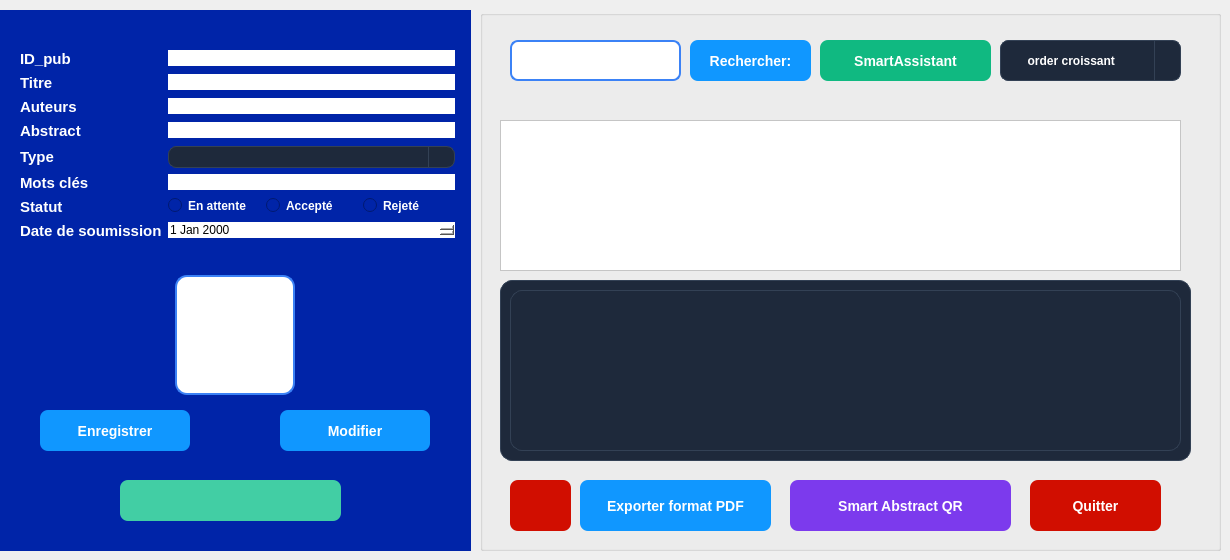
     <widget class="QWidget" name="stackedWidgetPage2">
      <widget class="QGroupBox" name="groupBox_2">
       <property name="geometry">
        <rect>
         <x>0</x>
         <y>10</y>
         <width>471</width>
         <height>541</height>
        </rect>
       </property>
       <property name="styleSheet">
        <string notr="true">background-color: rgb(0, 36, 168);
border: #A8D3F0;</string>
       </property>
       <property name="title">
        <string/>
       </property>
       <widget class="QWidget" name="formLayoutWidget">
        <property name="geometry">
         <rect>
          <x>20</x>
          <y>40</y>
          <width>435</width>
          <height>261</height>
         </rect>
        </property>
        <layout class="QFormLayout" name="formLayout">
         <item row="0" column="0">
          <widget class="QLabel" name="label_9">
           <property name="text">
            <string>&lt;html&gt;&lt;head/&gt;&lt;body&gt;&lt;p&gt;&lt;span style=&quot; font-size:11pt; font-weight:700; color:#ffffff;&quot;&gt;ID_pub&lt;/span&gt;&lt;/p&gt;&lt;/body&gt;&lt;/html&gt;</string>
           </property>
          </widget>
         </item>
         <item row="0" column="1">
          <widget class="QLineEdit" name="Id_utilisateur">
           <property name="styleSheet">
            <string notr="true">background-color: rgb(255, 255, 255);</string>
           </property>
          </widget>
         </item>
         <item row="1" column="0">
          <widget class="QLabel" name="label_2">
           <property name="text">
            <string>&lt;html&gt;&lt;head/&gt;&lt;body&gt;&lt;p&gt;&lt;span style=&quot; font-size:11pt; font-weight:700; color:#ffffff;&quot;&gt;Titre&lt;/span&gt;&lt;/p&gt;&lt;/body&gt;&lt;/html&gt;</string>
           </property>
          </widget>
         </item>
         <item row="1" column="1">
          <widget class="QLineEdit" name="titrePub">
           <property name="styleSheet">
            <string notr="true">background-color: rgb(255, 255, 255);</string>
           </property>
          </widget>
         </item>
         <item row="2" column="0">
          <widget class="QLabel" name="label_3">
           <property name="text">
            <string>&lt;html&gt;&lt;head/&gt;&lt;body&gt;&lt;p&gt;&lt;span style=&quot; font-size:11pt; font-weight:700; color:#ffffff;&quot;&gt;Auteurs&lt;/span&gt;&lt;/p&gt;&lt;/body&gt;&lt;/html&gt;</string>
           </property>
          </widget>
         </item>
         <item row="2" column="1">
          <widget class="QLineEdit" name="auteurPub">
           <property name="styleSheet">
            <string notr="true">background-color: rgb(255, 255, 255);</string>
           </property>
          </widget>
         </item>
         <item row="3" column="0">
          <widget class="QLabel" name="label_4">
           <property name="text">
            <string>&lt;html&gt;&lt;head/&gt;&lt;body&gt;&lt;p&gt;&lt;span style=&quot; font-size:11pt; font-weight:700; color:#ffffff;&quot;&gt;Abstract&lt;/span&gt;&lt;/p&gt;&lt;/body&gt;&lt;/html&gt;</string>
           </property>
          </widget>
         </item>
         <item row="3" column="1">
          <widget class="QLineEdit" name="abstractPub">
           <property name="styleSheet">
            <string notr="true">background-color: rgb(255, 255, 255);
</string>
           </property>
          </widget>
         </item>
         <item row="4" column="0">
          <widget class="QLabel" name="label_5">
           <property name="text">
            <string>&lt;html&gt;&lt;head/&gt;&lt;body&gt;&lt;p&gt;&lt;span style=&quot; font-size:11pt; font-weight:700; color:#ffffff;&quot;&gt;Type&lt;/span&gt;&lt;/p&gt;&lt;/body&gt;&lt;/html&gt;</string>
           </property>
          </widget>
         </item>
         <item row="4" column="1">
          <widget class="QComboBox" name="comboBox_typePub">
           <property name="styleSheet">
            <string notr="true">QComboBox {
    background-color: #1e293b;
    border: 1px solid #334155;
    border-radius: 8px;
    padding: 2px 10px;
    color: white;
    font-weight: bold;
}
QComboBox:hover {
    border: 1px solid #3b82f6;
}
QComboBox::drop-down {
    subcontrol-origin: padding;
    subcontrol-position: top right;
    width: 25px;
    border-left: 1px solid #334155;
    border-top-right-radius: 8px;
    border-bottom-right-radius: 8px;
}
QComboBox QAbstractItemView {
    background-color: #1e293b;
    border: 1px solid #3b82f6;
    selection-background-color: #3b82f6;
    selection-color: white;
    color: white;
}</string>
           </property>
          </widget>
         </item>
         <item row="5" column="0">
          <widget class="QLabel" name="label_6">
           <property name="text">
            <string>&lt;html&gt;&lt;head/&gt;&lt;body&gt;&lt;p&gt;&lt;span style=&quot; font-size:11pt; font-weight:700; color:#ffffff;&quot;&gt;Mots clés&lt;/span&gt;&lt;/p&gt;&lt;/body&gt;&lt;/html&gt;</string>
           </property>
          </widget>
         </item>
         <item row="5" column="1">
          <widget class="QLineEdit" name="mot_clePub">
           <property name="styleSheet">
            <string notr="true">background-color: rgb(255, 255, 255);</string>
           </property>
          </widget>
         </item>
         <item row="6" column="0">
          <widget class="QLabel" name="label_7">
           <property name="text">
            <string>&lt;html&gt;&lt;head/&gt;&lt;body&gt;&lt;p&gt;&lt;span style=&quot; font-size:11pt; font-weight:700; color:#ffffff;&quot;&gt;Statut&lt;/span&gt;&lt;/p&gt;&lt;/body&gt;&lt;/html&gt;</string>
           </property>
          </widget>
         </item>
         <item row="6" column="1">
          <layout class="QHBoxLayout" name="horizontalLayout_statut">
           <item>
            <widget class="QRadioButton" name="radioButton_statut_attente">
             <property name="styleSheet">
              <string notr="true">color: white; font-weight: bold;</string>
             </property>
             <property name="text">
              <string>En attente</string>
             </property>
            </widget>
           </item>
           <item>
            <widget class="QRadioButton" name="radioButton_statut_accepte">
             <property name="styleSheet">
              <string notr="true">color: white; font-weight: bold;</string>
             </property>
             <property name="text">
              <string>Accepté</string>
             </property>
            </widget>
           </item>
           <item>
            <widget class="QRadioButton" name="radioButton_statut_rejete">
             <property name="styleSheet">
              <string notr="true">color: white; font-weight: bold;</string>
             </property>
             <property name="text">
              <string>Rejeté</string>
             </property>
            </widget>
           </item>
          </layout>
         </item>
         <item row="7" column="0">
          <widget class="QLabel" name="label_8">
           <property name="text">
            <string>&lt;html&gt;&lt;head/&gt;&lt;body&gt;&lt;p&gt;&lt;span style=&quot; font-size:11pt; font-weight:700; color:#ffffff;&quot;&gt;Date de soumission&lt;/span&gt;&lt;/p&gt;&lt;/body&gt;&lt;/html&gt;</string>
           </property>
          </widget>
         </item>
         <item row="7" column="1">
          <widget class="QDateEdit" name="datePub">
           <property name="styleSheet">
            <string notr="true">background-color: rgb(255, 255, 255);</string>
           </property>
          </widget>
         </item>
        </layout>
       </widget>
       <widget class="QLabel" name="label_qr_pub">
        <property name="geometry">
         <rect>
          <x>175</x>
          <y>265</y>
          <width>120</width>
          <height>120</height>
         </rect>
        </property>
        <property name="styleSheet">
         <string notr="true">background-color: white; border-radius: 12px; border: 2px solid #3b82f6;</string>
        </property>
        <property name="text">
         <string/>
        </property>
        <property name="scaledContents">
         <bool>true</bool>
        </property>
       </widget>
       <widget class="QPushButton" name="enregistrer">
        <property name="geometry">
         <rect>
          <x>40</x>
          <y>400</y>
          <width>150</width>
          <height>41</height>
         </rect>
        </property>
        <property name="minimumSize">
         <size>
          <width>0</width>
          <height>0</height>
         </size>
        </property>
        <property name="styleSheet">
         <string notr="true">QPushButton {
    
    color: white;
    border: none;
    border-radius: 8px;
    padding: 8px 20px;
	
	 background-color: rgb(16, 151, 255);   /* normal state */
    font-size: 14px;
    font-weight: bold;
}

QPushButton:hover {
    background-color: #059669;   /* darker on hover */
}
</string>
        </property>
        <property name="text">
         <string>Enregistrer</string>
        </property>
       </widget>
       <widget class="QPushButton" name="modif">
        <property name="geometry">
         <rect>
          <x>280</x>
          <y>400</y>
          <width>150</width>
          <height>41</height>
         </rect>
        </property>
        <property name="styleSheet">
         <string notr="true">QPushButton {
   background-color: rgb(16, 151, 255);   /* normal state */
    color: white;
    border: none;
    border-radius: 8px;
    padding: 8px 20px;
    font-size: 14px;
    font-weight: bold;
}

QPushButton:hover {
    background-color: #059669;   /* darker on hover */
}
</string>
        </property>
        <property name="text">
         <string>Modifier</string>
        </property>
       </widget>
       <widget class="QPushButton" name="annulerajout_client">
        <property name="geometry">
         <rect>
          <x>120</x>
          <y>470</y>
          <width>221</width>
          <height>41</height>
         </rect>
        </property>
        <property name="styleSheet">
         <string notr="true">QPushButton {

	background-color: rgb(66, 206, 164);
	
    color: white;
    border: none;
    border-radius: 8px;
    padding: 8px 20px;
    font-size: 14px;
    font-weight: bold;
}

QPushButton:hover {
      /* darker on hover */
	background-color: rgb(140, 0, 0);
}
</string>
        </property>
        <property name="text">
         <string/>
        </property>
        <property name="icon">
         <iconset theme="QIcon::ThemeIcon::EditClear"/>
        </property>
       </widget>
      </widget>
      <widget class="QGroupBox" name="groupBox_Session_List_5">
       <property name="geometry">
        <rect>
         <x>480</x>
         <y>10</y>
         <width>741</width>
         <height>541</height>
        </rect>
       </property>
       <property name="styleSheet">
        <string notr="true">background-color: rgb(0, 36, 168);
border: #A8D3F0;
/* Style pour tous les GroupBox */
QGroupBox {
    border: 2px solid #2c3e50; /* Couleur de la bordure */
    border-radius: 15px;      /* MÃªme arrondi que les boutons */
    margin-top: 20px;         /* Espace pour le titre en haut */
    font-weight: bold;
    color: #2c3e50;
}
/* Style spÃ©cifique pour le titre du GroupBox */
QGroupBox::title {
    subcontrol-origin: margin;
    subcontrol-position: top center; /* Place le titre en haut au centre */
    padding: 0 10px;
}</string>
       </property>
       <property name="title">
        <string/>
       </property>
       <widget class="QComboBox" name="comboBox_9">
        <property name="geometry">
         <rect>
          <x>520</x>
          <y>30</y>
          <width>181</width>
          <height>41</height>
         </rect>
        </property>
        <property name="palette">
         <palette>
          <active>
           <colorrole role="WindowText">
            <brush brushstyle="SolidPattern">
             <color alpha="255">
              <red>255</red>
              <green>255</green>
              <blue>255</blue>
             </color>
            </brush>
           </colorrole>
           <colorrole role="Button">
            <brush brushstyle="SolidPattern">
             <color alpha="255">
              <red>30</red>
              <green>41</green>
              <blue>59</blue>
             </color>
            </brush>
           </colorrole>
           <colorrole role="Light">
            <brush brushstyle="SolidPattern">
             <color alpha="255">
              <red>255</red>
              <green>255</green>
              <blue>255</blue>
             </color>
            </brush>
           </colorrole>
           <colorrole role="Midlight">
            <brush brushstyle="SolidPattern">
             <color alpha="255">
              <red>255</red>
              <green>255</green>
              <blue>255</blue>
             </color>
            </brush>
           </colorrole>
           <colorrole role="Dark">
            <brush brushstyle="SolidPattern">
             <color alpha="255">
              <red>127</red>
              <green>127</green>
              <blue>127</blue>
             </color>
            </brush>
           </colorrole>
           <colorrole role="Mid">
            <brush brushstyle="SolidPattern">
             <color alpha="255">
              <red>170</red>
              <green>170</green>
              <blue>170</blue>
             </color>
            </brush>
           </colorrole>
           <colorrole role="Text">
            <brush brushstyle="SolidPattern">
             <color alpha="255">
              <red>255</red>
              <green>255</green>
              <blue>255</blue>
             </color>
            </brush>
           </colorrole>
           <colorrole role="BrightText">
            <brush brushstyle="SolidPattern">
             <color alpha="255">
              <red>255</red>
              <green>255</green>
              <blue>255</blue>
             </color>
            </brush>
           </colorrole>
           <colorrole role="ButtonText">
            <brush brushstyle="SolidPattern">
             <color alpha="255">
              <red>255</red>
              <green>255</green>
              <blue>255</blue>
             </color>
            </brush>
           </colorrole>
           <colorrole role="Base">
            <brush brushstyle="SolidPattern">
             <color alpha="255">
              <red>30</red>
              <green>41</green>
              <blue>59</blue>
             </color>
            </brush>
           </colorrole>
           <colorrole role="Window">
            <brush brushstyle="SolidPattern">
             <color alpha="255">
              <red>30</red>
              <green>41</green>
              <blue>59</blue>
             </color>
            </brush>
           </colorrole>
           <colorrole role="Shadow">
            <brush brushstyle="SolidPattern">
             <color alpha="255">
              <red>0</red>
              <green>0</green>
              <blue>0</blue>
             </color>
            </brush>
           </colorrole>
           <colorrole role="AlternateBase">
            <brush brushstyle="SolidPattern">
             <color alpha="255">
              <red>255</red>
              <green>255</green>
              <blue>255</blue>
             </color>
            </brush>
           </colorrole>
           <colorrole role="ToolTipBase">
            <brush brushstyle="SolidPattern">
             <color alpha="255">
              <red>255</red>
              <green>255</green>
              <blue>220</blue>
             </color>
            </brush>
           </colorrole>
           <colorrole role="ToolTipText">
            <brush brushstyle="SolidPattern">
             <color alpha="255">
              <red>0</red>
              <green>0</green>
              <blue>0</blue>
             </color>
            </brush>
           </colorrole>
           <colorrole role="PlaceholderText">
            <brush brushstyle="SolidPattern">
             <color alpha="128">
              <red>255</red>
              <green>255</green>
              <blue>255</blue>
             </color>
            </brush>
           </colorrole>
           <colorrole role="Accent">
            <brush brushstyle="SolidPattern">
             <color alpha="255">
              <red>255</red>
              <green>255</green>
              <blue>255</blue>
             </color>
            </brush>
           </colorrole>
          </active>
          <inactive>
           <colorrole role="WindowText">
            <brush brushstyle="SolidPattern">
             <color alpha="255">
              <red>255</red>
              <green>255</green>
              <blue>255</blue>
             </color>
            </brush>
           </colorrole>
           <colorrole role="Button">
            <brush brushstyle="SolidPattern">
             <color alpha="255">
              <red>30</red>
              <green>41</green>
              <blue>59</blue>
             </color>
            </brush>
           </colorrole>
           <colorrole role="Light">
            <brush brushstyle="SolidPattern">
             <color alpha="255">
              <red>255</red>
              <green>255</green>
              <blue>255</blue>
             </color>
            </brush>
           </colorrole>
           <colorrole role="Midlight">
            <brush brushstyle="SolidPattern">
             <color alpha="255">
              <red>255</red>
              <green>255</green>
              <blue>255</blue>
             </color>
            </brush>
           </colorrole>
           <colorrole role="Dark">
            <brush brushstyle="SolidPattern">
             <color alpha="255">
              <red>127</red>
              <green>127</green>
              <blue>127</blue>
             </color>
            </brush>
           </colorrole>
           <colorrole role="Mid">
            <brush brushstyle="SolidPattern">
             <color alpha="255">
              <red>170</red>
              <green>170</green>
              <blue>170</blue>
             </color>
            </brush>
           </colorrole>
           <colorrole role="Text">
            <brush brushstyle="SolidPattern">
             <color alpha="255">
              <red>255</red>
              <green>255</green>
              <blue>255</blue>
             </color>
            </brush>
           </colorrole>
           <colorrole role="BrightText">
            <brush brushstyle="SolidPattern">
             <color alpha="255">
              <red>255</red>
              <green>255</green>
              <blue>255</blue>
             </color>
            </brush>
           </colorrole>
           <colorrole role="ButtonText">
            <brush brushstyle="SolidPattern">
             <color alpha="255">
              <red>255</red>
              <green>255</green>
              <blue>255</blue>
             </color>
            </brush>
           </colorrole>
           <colorrole role="Base">
            <brush brushstyle="SolidPattern">
             <color alpha="255">
              <red>30</red>
              <green>41</green>
              <blue>59</blue>
             </color>
            </brush>
           </colorrole>
           <colorrole role="Window">
            <brush brushstyle="SolidPattern">
             <color alpha="255">
              <red>30</red>
              <green>41</green>
              <blue>59</blue>
             </color>
            </brush>
           </colorrole>
           <colorrole role="Shadow">
            <brush brushstyle="SolidPattern">
             <color alpha="255">
              <red>0</red>
              <green>0</green>
              <blue>0</blue>
             </color>
            </brush>
           </colorrole>
           <colorrole role="AlternateBase">
            <brush brushstyle="SolidPattern">
             <color alpha="255">
              <red>255</red>
              <green>255</green>
              <blue>255</blue>
             </color>
            </brush>
           </colorrole>
           <colorrole role="ToolTipBase">
            <brush brushstyle="SolidPattern">
             <color alpha="255">
              <red>255</red>
              <green>255</green>
              <blue>220</blue>
             </color>
            </brush>
           </colorrole>
           <colorrole role="ToolTipText">
            <brush brushstyle="SolidPattern">
             <color alpha="255">
              <red>0</red>
              <green>0</green>
              <blue>0</blue>
             </color>
            </brush>
           </colorrole>
           <colorrole role="PlaceholderText">
            <brush brushstyle="SolidPattern">
             <color alpha="128">
              <red>255</red>
              <green>255</green>
              <blue>255</blue>
             </color>
            </brush>
           </colorrole>
           <colorrole role="Accent">
            <brush brushstyle="SolidPattern">
             <color alpha="255">
              <red>255</red>
              <green>255</green>
              <blue>255</blue>
             </color>
            </brush>
           </colorrole>
          </inactive>
          <disabled>
           <colorrole role="WindowText">
            <brush brushstyle="SolidPattern">
             <color alpha="255">
              <red>255</red>
              <green>255</green>
              <blue>255</blue>
             </color>
            </brush>
           </colorrole>
           <colorrole role="Button">
            <brush brushstyle="SolidPattern">
             <color alpha="255">
              <red>30</red>
              <green>41</green>
              <blue>59</blue>
             </color>
            </brush>
           </colorrole>
           <colorrole role="Light">
            <brush brushstyle="SolidPattern">
             <color alpha="255">
              <red>255</red>
              <green>255</green>
              <blue>255</blue>
             </color>
            </brush>
           </colorrole>
           <colorrole role="Midlight">
            <brush brushstyle="SolidPattern">
             <color alpha="255">
              <red>255</red>
              <green>255</green>
              <blue>255</blue>
             </color>
            </brush>
           </colorrole>
           <colorrole role="Dark">
            <brush brushstyle="SolidPattern">
             <color alpha="255">
              <red>127</red>
              <green>127</green>
              <blue>127</blue>
             </color>
            </brush>
           </colorrole>
           <colorrole role="Mid">
            <brush brushstyle="SolidPattern">
             <color alpha="255">
              <red>170</red>
              <green>170</green>
              <blue>170</blue>
             </color>
            </brush>
           </colorrole>
           <colorrole role="Text">
            <brush brushstyle="SolidPattern">
             <color alpha="255">
              <red>255</red>
              <green>255</green>
              <blue>255</blue>
             </color>
            </brush>
           </colorrole>
           <colorrole role="BrightText">
            <brush brushstyle="SolidPattern">
             <color alpha="255">
              <red>255</red>
              <green>255</green>
              <blue>255</blue>
             </color>
            </brush>
           </colorrole>
           <colorrole role="ButtonText">
            <brush brushstyle="SolidPattern">
             <color alpha="255">
              <red>255</red>
              <green>255</green>
              <blue>255</blue>
             </color>
            </brush>
           </colorrole>
           <colorrole role="Base">
            <brush brushstyle="SolidPattern">
             <color alpha="255">
              <red>30</red>
              <green>41</green>
              <blue>59</blue>
             </color>
            </brush>
           </colorrole>
           <colorrole role="Window">
            <brush brushstyle="SolidPattern">
             <color alpha="255">
              <red>30</red>
              <green>41</green>
              <blue>59</blue>
             </color>
            </brush>
           </colorrole>
           <colorrole role="Shadow">
            <brush brushstyle="SolidPattern">
             <color alpha="255">
              <red>0</red>
              <green>0</green>
              <blue>0</blue>
             </color>
            </brush>
           </colorrole>
           <colorrole role="AlternateBase">
            <brush brushstyle="SolidPattern">
             <color alpha="255">
              <red>255</red>
              <green>255</green>
              <blue>255</blue>
             </color>
            </brush>
           </colorrole>
           <colorrole role="ToolTipBase">
            <brush brushstyle="SolidPattern">
             <color alpha="255">
              <red>255</red>
              <green>255</green>
              <blue>220</blue>
             </color>
            </brush>
           </colorrole>
           <colorrole role="ToolTipText">
            <brush brushstyle="SolidPattern">
             <color alpha="255">
              <red>0</red>
              <green>0</green>
              <blue>0</blue>
             </color>
            </brush>
           </colorrole>
           <colorrole role="PlaceholderText">
            <brush brushstyle="SolidPattern">
             <color alpha="128">
              <red>255</red>
              <green>255</green>
              <blue>255</blue>
             </color>
            </brush>
           </colorrole>
           <colorrole role="Accent">
            <brush brushstyle="SolidPattern">
             <color alpha="255">
              <red>255</red>
              <green>255</green>
              <blue>255</blue>
             </color>
            </brush>
           </colorrole>
          </disabled>
         </palette>
        </property>
        <property name="styleSheet">
         <string notr="true">QComboBox {
    background-color: #1e293b;
    border: 1px solid #334155;
    border-radius: 8px;
    padding: 2px 10px;
    color: white;
    font-weight: bold;
}
QComboBox:hover {
    border: 1px solid #3b82f6;
}
QComboBox::drop-down {
    subcontrol-origin: padding;
    subcontrol-position: top right;
    width: 25px;
    border-left: 1px solid #334155;
    border-top-right-radius: 8px;
    border-bottom-right-radius: 8px;
}
QComboBox QAbstractItemView {
    background-color: #1e293b;
    border: 1px solid #3b82f6;
    selection-background-color: #3b82f6;
    selection-color: white;
    color: white;
}</string>
        </property>
        <item>
         <property name="text">
          <string>     order croissant</string>
         </property>
        </item>
        <item>
         <property name="text">
          <string>     order decroissant</string>
         </property>
        </item>
       </widget>
       <widget class="QTableView" name="tableWidget_9">
        <property name="geometry">
         <rect>
          <x>20</x>
          <y>110</y>
          <width>681</width>
          <height>151</height>
         </rect>
        </property>
        <property name="styleSheet">
         <string notr="true">background-color: rgb(255, 255, 255);</string>
        </property>
       </widget>
       <widget class="QGroupBox" name="groupBox_Stats_Publication">
        <property name="geometry">
         <rect>
          <x>20</x>
          <y>270</y>
          <width>691</width>
          <height>181</height>
         </rect>
        </property>
        <property name="styleSheet">
         <string notr="true">background-color: #1e293b; border: 1px solid #334155; border-radius: 12px; font-weight: bold;</string>
        </property>
        <property name="title">
         <string/>
        </property>
        <widget class="QLabel" name="label_Chart_Publication">
         <property name="geometry">
          <rect>
           <x>10</x>
           <y>10</y>
           <width>671</width>
           <height>161</height>
          </rect>
         </property>
         <property name="text">
          <string/>
         </property>
        </widget>
       </widget>
       <widget class="QPushButton" name="pushButton_recherche_3">
        <property name="geometry">
         <rect>
          <x>210</x>
          <y>30</y>
          <width>121</width>
          <height>41</height>
         </rect>
        </property>
        <property name="styleSheet">
         <string notr="true">QPushButton {
    background-color: rgb(16, 151, 255);   /* normal state */
    color: white;
    border: none;
    border-radius: 8px;
    padding: 8px 20px;
    font-size: 14px;
    font-weight: bold;
}

QPushButton:hover {
    background-color: #059669;   /* darker on hover */
}
</string>
        </property>
        <property name="text">
         <string>Rechercher:</string>
        </property>
        <property name="icon">
         <iconset theme="QIcon::ThemeIcon::EditFind"/>
        </property>
       </widget>
       <widget class="QPushButton" name="smartAssistantButton">
        <property name="geometry">
         <rect>
          <x>340</x>
          <y>30</y>
          <width>171</width>
          <height>41</height>
         </rect>
        </property>
        <property name="styleSheet">
         <string notr="true">QPushButton {
    background-color: #10b981;
    color: white;
    border: none;
    border-radius: 8px;
    padding: 8px 20px;
    font-size: 14px;
    font-weight: bold;
}

QPushButton:hover {
    background-color: #059669;
}
</string>
        </property>
        <property name="text">
         <string>SmartAssistant</string>
        </property>
       </widget>
       <widget class="QLineEdit" name="rechSession_5">
        <property name="geometry">
         <rect>
          <x>30</x>
          <y>30</y>
          <width>171</width>
          <height>41</height>
         </rect>
        </property>
        <property name="styleSheet">
         <string notr="true">QLineEdit {
    /* dark background */
	background-color: rgb(255, 255, 255);
    color: #1f2937;              /* typed text color */
    border: 2px solid #3b82f6;   /* blue border */
    border-radius: 8px;
    
    font-size: 14px;
}

QLineEdit::placeholder {
    color: white;                /* placeholder text color */
}
</string>
        </property>
       </widget>
       <widget class="QPushButton" name="pushButton_supprimer_client">
        <property name="geometry">
         <rect>
          <x>30</x>
          <y>470</y>
          <width>61</width>
          <height>51</height>
         </rect>
        </property>
        <property name="styleSheet">
         <string notr="true">QPushButton {

	background-color: rgb(209, 14, 0);

	
    color: white;
    border: none;
    border-radius: 8px;
    padding: 8px 20px;
    font-size: 14px;
    font-weight: bold;
}

QPushButton:hover {
      /* darker on hover */
	background-color: rgb(209, 14, 0);
;
}
</string>
        </property>
        <property name="text">
         <string/>
        </property>
        <property name="icon">
         <iconset theme="QIcon::ThemeIcon::EditDelete"/>
        </property>
       </widget>
       <widget class="QPushButton" name="btn_qr_pub">
        <property name="geometry">
         <rect>
          <x>310</x>
          <y>470</y>
          <width>221</width>
          <height>51</height>
         </rect>
        </property>
        <property name="styleSheet">
         <string notr="true">QPushButton {
    background-color: #7c3aed;
    color: white;
    border: none;
    border-radius: 8px;
    padding: 8px 20px;
    font-size: 14px;
    font-weight: bold;
}
QPushButton:hover {
    background-color: #6d28d9;
}</string>
        </property>
        <property name="text">
         <string>Smart Abstract QR</string>
        </property>
       </widget>
       <widget class="QPushButton" name="expoSession_5">
        <property name="geometry">
         <rect>
          <x>100</x>
          <y>470</y>
          <width>191</width>
          <height>51</height>
         </rect>
        </property>
        <property name="styleSheet">
         <string notr="true">QPushButton {
    background-color: rgb(16, 151, 255);
    color: white;
    border: none;
    border-radius: 8px;
    padding: 8px 20px;
    font-size: 14px;
    font-weight: bold;
}
QPushButton:hover {
    background-color: #059669;
}
</string>
        </property>
        <property name="text">
         <string>Exporter format PDF</string>
        </property>
       </widget>
       <widget class="QPushButton" name="quitterSession_5">
        <property name="geometry">
         <rect>
          <x>550</x>
          <y>470</y>
          <width>131</width>
          <height>51</height>
         </rect>
        </property>
        <property name="styleSheet">
         <string notr="true">QPushButton {

	background-color: rgb(209, 14, 0);
	
    color: white;
    border: none;
    border-radius: 8px;
    padding: 8px 20px;
    font-size: 14px;
    font-weight: bold;
}

QPushButton:hover {
      /* darker on hover */
	background-color: rgb(140, 0, 0);
}

</string>
        </property>
        <property name="text">
         <string>Quitter</string>
        </property>
       </widget>
      </widget>
     </widget>
